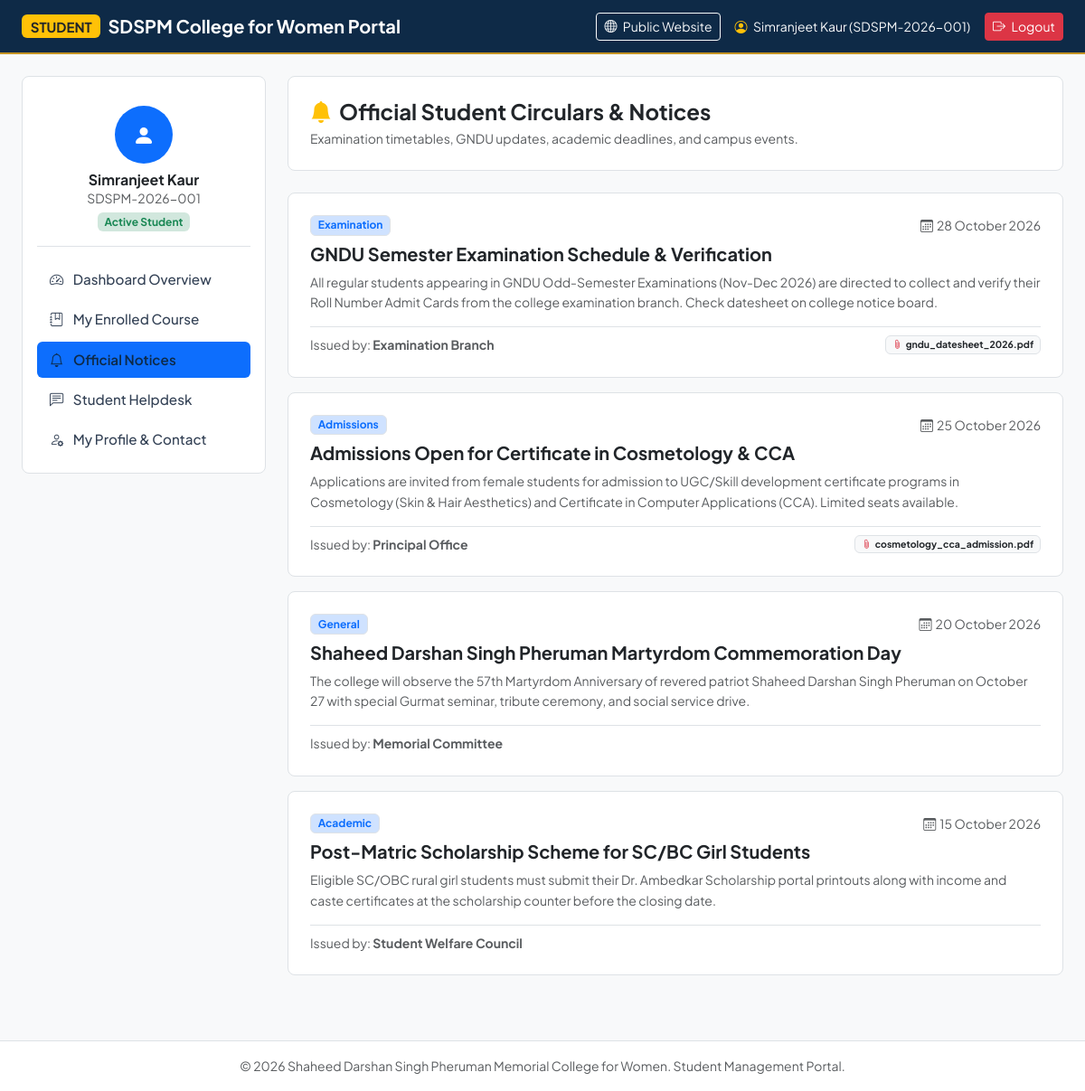
Page /user/notices.php (signed in) on the committed database.
### tables this page shows
CREATE TABLE IF NOT EXISTS `students` (
  `id` INT AUTO_INCREMENT PRIMARY KEY,
  `roll_no` VARCHAR(50) NOT NULL UNIQUE,
  `full_name` VARCHAR(100) NOT NULL,
  `email` VARCHAR(100) NOT NULL UNIQUE,
  `phone` VARCHAR(20) NOT NULL,
  `password` VARCHAR(255) NOT NULL,
  `course_id` INT DEFAULT NULL,
  `gender` VARCHAR(10) DEFAULT 'Female',
  `address` TEXT,
  `status` ENUM('Active', 'Pending', 'Suspended') DEFAULT 'Active',
  `created_at` TIMESTAMP DEFAULT CURRENT_TIMESTAMP,
  CONSTRAINT `fk_student_course` FOREIGN KEY (`course_id`) REFERENCES `courses` (`id`) ON DELETE SET NULL ON UPDATE CASCADE
);

CREATE TABLE IF NOT EXISTS `notices` (
  `id` INT AUTO_INCREMENT PRIMARY KEY,
  `title` VARCHAR(255) NOT NULL,
  `category` ENUM('Academic', 'Examination', 'Admissions', 'Sports', 'General') DEFAULT 'General',
  `notice_date` DATE NOT NULL,
  `content` TEXT NOT NULL,
  `attachment_url` VARCHAR(255) DEFAULT NULL,
  `is_active` TINYINT(1) DEFAULT 1,
  `posted_by` VARCHAR(100) DEFAULT 'College Principal Office',
  `created_at` TIMESTAMP DEFAULT CURRENT_TIMESTAMP
);

### user/notices.php (the view)
<?php
require_once __DIR__ . '/header.php';
try {
    $stmt = $pdo->query("SELECT * FROM notices WHERE is_active = 1 ORDER BY notice_date DESC");
    $notices = $stmt->fetchAll();
} catch (Exception $e) {
    $notices = [];
}
?>
<div class="card card-college p-4 border bg-white mb-4">
    <h4 class="fw-bold text-navy mb-1"><i class="bi bi-bell-fill text-warning me-2"></i>Official Student Circulars & Notices</h4>
    <p class="text-muted small mb-0">Examination timetables, GNDU updates, academic deadlines, and campus events.</p>
</div>
<div class="row g-3">
    <?php if(empty($notices)): ?>
        <div class="col-12">
            <div class="card p-4 text-center text-muted border">No notices available at this moment.</div>
        </div>
    <?php else: ?>
        <?php foreach($notices as $n): ?>
            <div class="col-12">
                <div class="card card-college p-4 border bg-white">
                    <div class="d-flex justify-content-between align-items-center mb-2">
                        <span class="badge bg-primary-subtle text-primary border"><?php echo htmlspecialchars($n['category']); ?></span>
                        <span class="text-muted small"><i class="bi bi-calendar3 me-1"></i><?php echo date('d F Y', strtotime($n['notice_date'])); ?></span>
                    </div>
                    <h5 class="fw-bold text-navy mb-2"><?php echo htmlspecialchars($n['title']); ?></h5>
                    <p class="text-muted mb-3 small" style="line-height: 1.6;">
                        <?php echo nl2br(htmlspecialchars($n['content'])); ?>
                    </p>
                    <div class="d-flex justify-content-between align-items-center pt-2 border-top small text-muted">
                        <span>Issued by: <strong><?php echo htmlspecialchars($n['posted_by']); ?></strong></span>
                        <?php if(!empty($n['attachment_url'])): ?>
                            <span class="badge bg-light text-dark border">
                                <i class="bi bi-paperclip me-1 text-danger"></i><?php echo htmlspecialchars($n['attachment_url']); ?>
                            </span>
                        <?php endif; ?>
                    </div>
                </div>
            </div>
        <?php endforeach; ?>
    <?php endif; ?>
</div>
<?php require_once __DIR__ . '/footer.php'; ?>

### user/header.php (shortened to what this page needs)
<?php
require_once __DIR__ . '/../config/database.php';
$studentId = $_SESSION['student_id'];
$stmt = $pdo->prepare("SELECT s.*, c.course_name, c.course_code, c.duration, c.annual_fee FROM students s LEFT JOIN courses c ON s.course_id = c.id WHERE s.id = :id");
$stmt->execute([':id' => $studentId]);
$currentUser = $stmt->fetch();
$userCurrentPage = basename($_SERVER['PHP_SELF']);
?>
<!DOCTYPE html>
<html lang="en">
<head>
    <link href="https://cdn.jsdelivr.net/npm/bootstrap@5.3.3/dist/css/bootstrap.min.css" rel="stylesheet">
    <link rel="stylesheet" href="https://cdn.jsdelivr.net/npm/bootstrap-icons@1.11.3/font/bootstrap-icons.min.css">
    <link rel="stylesheet" href="../assets/css/style.css">
</head>
<body class="bg-light">
<nav class="navbar navbar-expand-lg navbar-dark bg-navy" style="background-color: #0e2a47; border-bottom: 2px solid #c59323;">
    <div class="container-fluid px-lg-4">
        <a class="navbar-brand d-flex align-items-center gap-2" href="index.php">
            <span class="badge bg-warning text-dark fw-bold">STUDENT</span>
            <span class="fw-bold">SDSPM College for Women Portal</span>
        </a>
        <div class="d-flex align-items-center gap-3">
            <a href="../index.php" class="btn btn-sm btn-outline-light d-none d-md-inline-block"><i class="bi bi-globe me-1"></i> Public Website</a>
            <span class="text-light small d-none d-sm-inline">
                <i class="bi bi-person-circle me-1 text-warning"></i> <?php echo htmlspecialchars($currentUser['full_name']); ?> (<?php echo htmlspecialchars($currentUser['roll_no']); ?>)
            </span>
            <a href="../logout.php" class="btn btn-sm btn-danger"><i class="bi bi-box-arrow-right me-1"></i> Logout</a>
        </div>
    </div>
</nav>
<div class="container-fluid px-lg-4 py-4">
    <div class="row g-4">
        <div class="col-lg-3 col-md-4">
            <div class="card card-college p-3 border">
                <div class="text-center py-3 border-bottom mb-3">
                    <div class="mx-auto mb-2 text-white bg-primary rounded-circle d-flex align-items-center justify-content-center" style="width: 64px; height: 64px; font-size: 1.5rem;">
                        <i class="bi bi-person-fill"></i>
                    </div>
                    <h6 class="fw-bold mb-0 text-navy"><?php echo htmlspecialchars($currentUser['full_name']); ?></h6>
                    <small class="text-muted d-block"><?php echo htmlspecialchars($currentUser['roll_no']); ?></small>
                    <span class="badge bg-success-subtle text-success mt-1"><?php echo htmlspecialchars($currentUser['status']); ?> Student</span>
                </div>
                <div class="nav flex-column nav-pills gap-1">
                    <a href="index.php" class="nav-link py-2 px-3 rounded <?php echo $userCurrentPage == 'index.php' ? 'active bg-primary text-white' : 'text-dark'; ?>">
                        <i class="bi bi-speedometer2 me-2"></i> Dashboard Overview
                    </a>
                    <a href="courses.php" class="nav-link py-2 px-3 rounded <?php echo $userCurrentPage == 'courses.php' ? 'active bg-primary text-white' : 'text-dark'; ?>">
                        <i class="bi bi-journal-bookmark me-2"></i> My Enrolled Course
                    </a>
                    <a href="notices.php" class="nav-link py-2 px-3 rounded <?php echo $userCurrentPage == 'notices.php' ? 'active bg-primary text-white' : 'text-dark'; ?>">
                        <i class="bi bi-bell me-2"></i> Official Notices
                    </a>
                    <a href="enquiry.php" class="nav-link py-2 px-3 rounded <?php echo $userCurrentPage == 'enquiry.php' ? 'active bg-primary text-white' : 'text-dark'; ?>">
                        <i class="bi bi-chat-left-text me-2"></i> Student Helpdesk
                    </a>
                    <a href="profile.php" class="nav-link py-2 px-3 rounded <?php echo $userCurrentPage == 'profile.php' ? 'active bg-primary text-white' : 'text-dark'; ?>">
                        <i class="bi bi-person-gear me-2"></i> My Profile & Contact
                    </a>
                </div>
            </div>
        </div>
        <div class="col-lg-9 col-md-8">

### assets/css/style.css (style rules this page uses)
:root { --sd-navy: #0e2a47; --sd-navy-dark: #081a2d; --sd-navy-light: #183c66; --sd-gold: #c59323; --sd-gold-light: #dfaa3b; --sd-maroon: #7a1c1d; --sd-bg-light: #f8fafc; --sd-text-dark: #1e293b; --sd-text-muted: #64748b; --sd-border: #e2e8f0; }
body { font-family: 'Plus Jakarta Sans', system-ui, -apple-system, sans-serif; color: var(--sd-text-dark); background-color: var(--sd-bg-light); line-height: 1.6; }
.nav-link { font-weight: 500; color: #334155 !important; padding: 8px 14px !important; font-size: 0.95rem; transition: all 0.2s ease; }
.nav-link:hover, .nav-link.active { color: var(--sd-navy) !important; font-weight: 600; }
.card-college { background: #ffffff; border: 1px solid var(--sd-border); border-radius: 8px; transition: transform 0.2s ease, box-shadow 0.2s ease; overflow: hidden; }

### rows in the picture
students: full_name "Simranjeet Kaur", roll_no "SDSPM-2026-001", status "Active"
notices: category "Examination", notice_date "28 October 2026", title "GNDU Semester Examination Schedule & Verification", content "All regular students appearing in GNDU Odd-Semester Examinations (Nov-Dec 2026) are directed to collect and verify their Roll Number Admit Cards from the college examination branch. Check datesheet on college notice board.", posted_by "Examination Branch", attachment_url "gndu_datesheet_2026.pdf"
notices: category "Admissions", notice_date "25 October 2026", title "Admissions Open for Certificate in Cosmetology & CCA", content "Applications are invited from female students for admission to UGC/Skill development certificate programs in Cosmetology (Skin & Hair Aesthetics) and Certificate in Computer Applications (CCA). Limited seats available.", posted_by "Principal Office", attachment_url "cosmetology_cca_admission.pdf"
notices: category "General", notice_date "20 October 2026", title "Shaheed Darshan Singh Pheruman Martyrdom Commemoration Day", content "The college will observe the 57th Martyrdom Anniversary of revered patriot Shaheed Darshan Singh Pheruman on October 27 with special Gurmat seminar, tribute ceremony, and social service drive.", posted_by "Memorial Committee"
notices: category "Academic", notice_date "15 October 2026", title "Post-Matric Scholarship Scheme for SC/BC Girl Students", content "Eligible SC/OBC rural girl students must submit their Dr. Ambedkar Scholarship portal printouts along with income and caste certificates at the scholarship counter before the closing date.", posted_by "Student Welfare Council"

### other values in the picture
COLLEGE_NAME "Shaheed Darshan Singh Pheruman Memorial College for Women"
